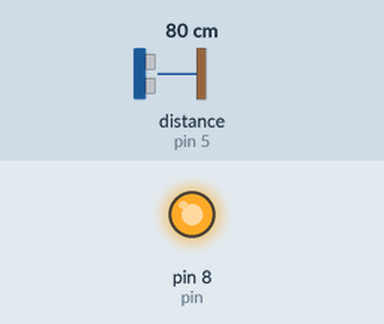
Recording of a sketch running on a simulated Arduino Uno, built with avr-gcc and run on an emulated ATmega328P. Shown: output pins drawn as LEDs (lit = HIGH). Wiring (inferred from the names in the program): ultrasonic range finder: trigger pin 6; echo pin 5. The inputs (shaded band) are chosen by the test bench; at power-on: distance to the obstacle (sensor on pin 5) 80 cm. The echo pulse lasts 58.3 µs per cm; pins used as bus, display or sensor lines are not drawn; what the sketch prints to the serial monitor is not drawn.

Above: at 0.1 s.
Timing chart, 0 to 1.6 s (numbered marks = the images above):
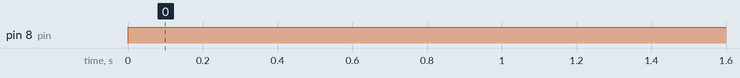

Measured:
- by itself, pin 8 (pin): LOW → HIGH at 0.00 s

The sketch:

for_the_big_car_alpha.ino
```cpp
int leftangle = 78;
int center = 86;
int rightangle = 93;
int TrueSpeed;
int Angle;
int moveport = 9;
int turnport = 10;

int pin = 8;
const int trigPin = 6;
const int echoPin = 5;
long duration;
int distance;

#include <Servo.h>;

Servo turnmotor;
Servo movemotors;
void setup() {
//  turnmotor.attach(turnport);
//  movemotors.attach(moveport);
//  turnmotor.write(center);
//  delay(5000);
//  Forward();
//  Right();
//  movemotors.write(90);
//  turnmotor.write(center);
  pinMode(trigPin, OUTPUT);
  pinMode(pin, OUTPUT);
  pinMode(echoPin, INPUT);
  Serial.begin(9600);
}


void Forward() {
  TrueSpeed = 254;
  movemotors.write(110);
  delay(5000);
}
void Backward() {
  TrueSpeed = 127;
  movemotors.write(70);
  delay(5000);
}
  void Stop() {
    TrueSpeed = 191;
    movemotors.write(90);
    delay(5000);
  }
  void Left() {
    TrueSpeed = 254;
    movemotors.write(110);
    turnmotor.write(leftangle);
    delay(5000);
    turnmotor.write(center);
    }

    void Right() {
    TrueSpeed = 254;
    movemotors.write(110);
    turnmotor.write(rightangle);
    delay(5000);
    turnmotor.write(center);
    }

int sensor(){
  digitalWrite(pin, HIGH);
  //clears trig pin
  digitalWrite(trigPin,LOW);
  delayMicroseconds(2);
  //sets the trigpin in high state for 10 micro seconds
  digitalWrite(trigPin,HIGH);
  delayMicroseconds(10);
  digitalWrite(trigPin, LOW);
  //reads the echopin, return the soundwave travel time in microsecond
  duration = pulseIn(echoPin, HIGH);
  //calculating the distance
  distance = duration*0.034/2;
  //delay(10);
  return distance;
}

int findMedian() {
  int small = 500;
  for(int i = 0; i < 5; i++){
    int d = sensor();
    if(d < small){
      small= d;
    }
    delay(1);
  }
  return small;
//  int dists[] = {0,0,0,0,0,0,0,0,0,0};
//  for(int i =0; i<10; i++){
//    dists[i] = sensor();
//    delay(10);
//  }
//  int swaps = 0;
//  do{ swaps =0;
//  for(int i = 0; i<10; i++){
//    if(dists[i] > dists[i+1]){
//      int hold = dists[i+1];
//      dists[i+1] = dists[i];
//      dists[i] = hold;
//      swaps++;
//    }
//  }
//  }while(swaps != 0);
// // Serial.println(dists);
//  return dists[5];
  }
  void loop() {
    Serial.println(findMedian());
  }
```
